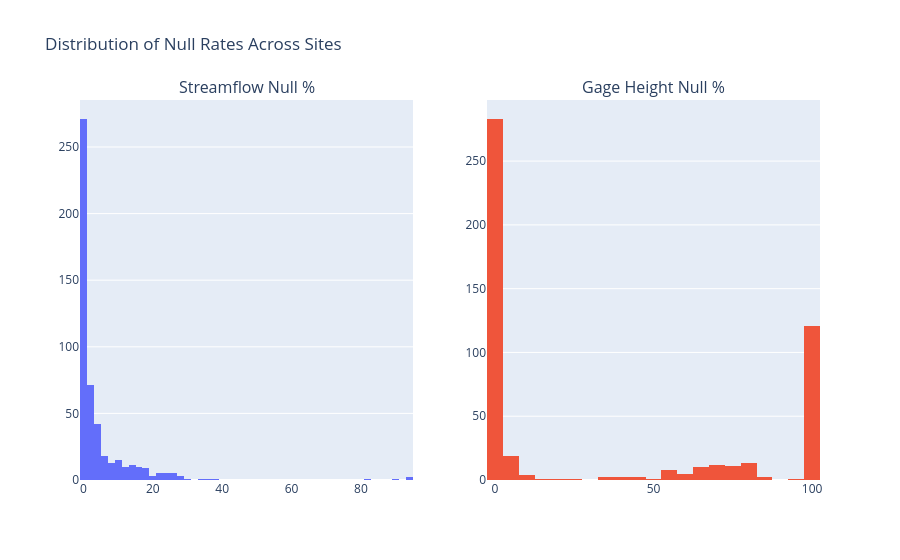

Notebook code for this chart:
### Markdown cell above
## 2. Analyze Null Rates Per Site

### Code cell
# Distribution of null rates
null_data = site_stats.to_pandas()

fig = make_subplots(rows=1, cols=2,
    subplot_titles=("Streamflow Null %", "Gage Height Null %"))

fig.add_trace(
    go.Histogram(x=null_data["streamflow_null_pct"], nbinsx=50, name="Streamflow"),
    row=1, col=1
)
fig.add_trace(
    go.Histogram(x=null_data["gage_height_null_pct"], nbinsx=50, name="Gage Height"),
    row=1, col=2
)
fig.update_layout(title="Distribution of Null Rates Across Sites", showlegend=False)
fig.show()

# Summary
print(f"Sites with 0% streamflow nulls:    {len(null_data[null_data['streamflow_null_pct'] == 0])}")
print(f"Sites with <20% streamflow nulls:  {len(null_data[null_data['streamflow_null_pct'] < 20])}")
print(f"Sites with >50% streamflow nulls:  {len(null_data[null_data['streamflow_null_pct'] > 50])}")
print(f"Sites with 100% streamflow nulls:  {len(null_data[null_data['streamflow_null_pct'] == 100])}")
print()
print(f"Sites with 0% gage height nulls:   {len(null_data[null_data['gage_height_null_pct'] == 0])}")
print(f"Sites with <20% gage height nulls: {len(null_data[null_data['gage_height_null_pct'] < 20])}")
print(f"Sites with >50% gage height nulls: {len(null_data[null_data['gage_height_null_pct'] > 50])}")
print(f"Sites with 100% gage height nulls: {len(null_data[null_data['gage_height_null_pct'] == 100])}")

### Figure 1 — Plotly figure (JSON) as saved in the notebook; plotly's stock layout.template omitted (floating-point values rounded to 4 significant figures; data arrays with more than 128 entries replaced by an {"elided": "..."} marker saying what was removed)
{"data": [{"name": "Streamflow", "nbinsx": 50, "type": "histogram", "x": {"elided": "499 float values"}, "xaxis": "x", "yaxis": "y"}, {"name": "Gage Height", "nbinsx": 50, "type": "histogram", "x": {"elided": "499 float values"}, "xaxis": "x2", "yaxis": "y2"}], "layout": {"annotations": [{"font": {"size": 16}, "showarrow": false, "text": "Streamflow Null %", "x": 0.225, "xanchor": "center", "xref": "paper", "y": 1, "yanchor": "bottom", "yref": "paper"}, {"font": {"size": 16}, "showarrow": false, "text": "Gage Height Null %", "x": 0.775, "xanchor": "center", "xref": "paper", "y": 1, "yanchor": "bottom", "yref": "paper"}], "showlegend": false, "title": {"text": "Distribution of Null Rates Across Sites"}, "xaxis": {"anchor": "y", "domain": [0, 0.45]}, "xaxis2": {"anchor": "y2", "domain": [0.55, 1]}, "yaxis": {"anchor": "x", "domain": [0, 1]}, "yaxis2": {"anchor": "x2", "domain": [0, 1]}}}
